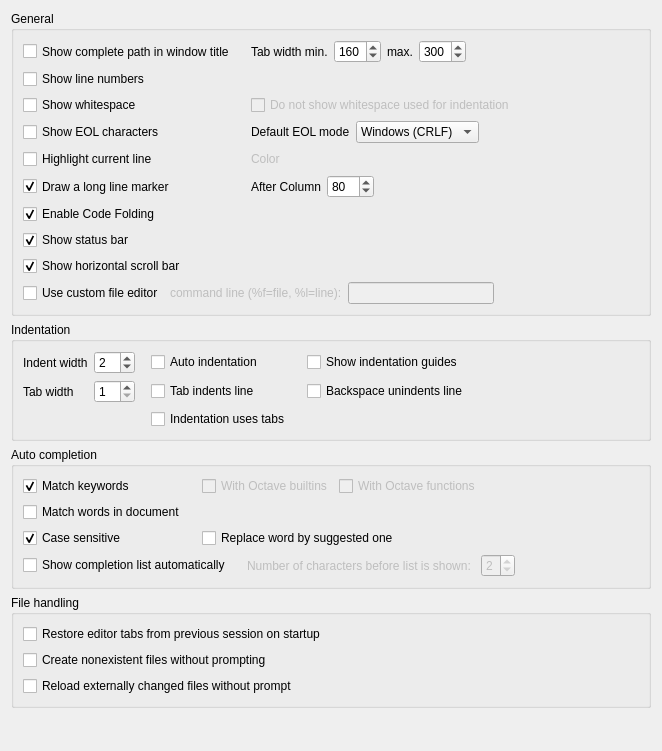
         <widget class="QWidget" name="scrollAreaWidgetContents">
          <property name="geometry">
           <rect>
            <x>0</x>
            <y>0</y>
            <width>662</width>
            <height>751</height>
           </rect>
          </property>
          <layout class="QVBoxLayout" name="verticalLayout_16">
           <item>
            <widget class="QGroupBox" name="groupBox_5">
             <property name="title">
              <string>General</string>
             </property>
             <layout class="QVBoxLayout" name="verticalLayout_13">
              <item>
               <layout class="QGridLayout" name="editor_common_settings_grid">
                <item row="5" column="0">
                 <widget class="QCheckBox" name="editor_highlightCurrentLine">
                  <property name="enabled">
                   <bool>true</bool>
                  </property>
                  <property name="sizePolicy">
                   <sizepolicy hsizetype="Minimum" vsizetype="Preferred">
                    <horstretch>0</horstretch>
                    <verstretch>0</verstretch>
                   </sizepolicy>
                  </property>
                  <property name="text">
                   <string>Highlight current line</string>
                  </property>
                 </widget>
                </item>
                <item row="6" column="2">
                 <layout class="QHBoxLayout" name="horizontalLayout_3">
                  <item>
                   <widget class="QLabel" name="editor_long_line_column_text">
                    <property name="text">
                     <string>After Column</string>
                    </property>
                   </widget>
                  </item>
                  <item>
                   <widget class="QSpinBox" name="editor_long_line_column">
                    <property name="sizePolicy">
                     <sizepolicy hsizetype="Preferred" vsizetype="Preferred">
                      <horstretch>0</horstretch>
                      <verstretch>0</verstretch>
                     </sizepolicy>
                    </property>
                    <property name="minimum">
                     <number>2</number>
                    </property>
                    <property name="maximum">
                     <number>256</number>
                    </property>
                    <property name="value">
                     <number>80</number>
                    </property>
                   </widget>
                  </item>
                  <item>
                   <spacer name="horizontalSpacer_7">
                    <property name="orientation">
                     <enum>Qt::Horizontal</enum>
                    </property>
                    <property name="sizeHint" stdset="0">
                     <size>
                      <width>40</width>
                      <height>20</height>
                     </size>
                    </property>
                   </spacer>
                  </item>
                 </layout>
                </item>
                <item row="3" column="0">
                 <widget class="QCheckBox" name="editor_ws_checkbox">
                  <property name="sizePolicy">
                   <sizepolicy hsizetype="Minimum" vsizetype="Preferred">
                    <horstretch>0</horstretch>
                    <verstretch>0</verstretch>
                   </sizepolicy>
                  </property>
                  <property name="text">
                   <string>Show whitespace</string>
                  </property>
                 </widget>
                </item>
                <item row="2" column="0">
                 <widget class="QCheckBox" name="editor_showLineNumbers">
                  <property name="enabled">
                   <bool>true</bool>
                  </property>
                  <property name="sizePolicy">
                   <sizepolicy hsizetype="Minimum" vsizetype="Preferred">
                    <horstretch>0</horstretch>
                    <verstretch>0</verstretch>
                   </sizepolicy>
                  </property>
                  <property name="text">
                   <string>Show line numbers</string>
                  </property>
                 </widget>
                </item>
                <item row="1" column="0">
                 <widget class="QCheckBox" name="editor_longWindowTitle">
                  <property name="sizePolicy">
                   <sizepolicy hsizetype="Preferred" vsizetype="Preferred">
                    <horstretch>0</horstretch>
                    <verstretch>0</verstretch>
                   </sizepolicy>
                  </property>
                  <property name="text">
                   <string>Show complete path in window title</string>
                  </property>
                 </widget>
                </item>
                <item row="3" column="2">
                 <widget class="QCheckBox" name="editor_ws_indent_checkbox">
                  <property name="enabled">
                   <bool>false</bool>
                  </property>
                  <property name="text">
                   <string>Do not show whitespace used for indentation</string>
                  </property>
                 </widget>
                </item>
                <item row="5" column="2">
                 <layout class="QGridLayout" name="editor_grid_current_line" rowstretch="0" columnstretch="0,0,0,0,0">
                  <property name="horizontalSpacing">
                   <number>12</number>
                  </property>
                  <property name="verticalSpacing">
                   <number>0</number>
                  </property>
                  <item row="0" column="1">
                   <widget class="QLabel" name="editor_label_cl_color">
                    <property name="enabled">
                     <bool>false</bool>
                    </property>
                    <property name="text">
                     <string>Color</string>
                    </property>
                   </widget>
                  </item>
                  <item row="0" column="3">
                   <spacer name="horizontalSpacer_11">
                    <property name="orientation">
                     <enum>Qt::Horizontal</enum>
                    </property>
                    <property name="sizeType">
                     <enum>QSizePolicy::Fixed</enum>
                    </property>
                    <property name="sizeHint" stdset="0">
                     <size>
                      <width>80</width>
                      <height>20</height>
                     </size>
                    </property>
                   </spacer>
                  </item>
                  <item row="0" column="4">
                   <spacer name="horizontalSpacer_9">
                    <property name="orientation">
                     <enum>Qt::Horizontal</enum>
                    </property>
                    <property name="sizeHint" stdset="0">
                     <size>
                      <width>40</width>
                      <height>20</height>
                     </size>
                    </property>
                   </spacer>
                  </item>
                 </layout>
                </item>
                <item row="1" column="2">
                 <layout class="QGridLayout" name="gridLayout_6">
                  <item row="0" column="0">
                   <widget class="QLabel" name="editor_lbl_min_tab_width">
                    <property name="text">
                     <string>Tab width min.</string>
                    </property>
                   </widget>
                  </item>
                  <item row="0" column="3">
                   <widget class="QSpinBox" name="editor_notebook_tab_width_min">
                    <property name="sizePolicy">
                     <sizepolicy hsizetype="Preferred" vsizetype="Preferred">
                      <horstretch>0</horstretch>
                      <verstretch>0</verstretch>
                     </sizepolicy>
                    </property>
                    <property name="minimum">
                     <number>80</number>
                    </property>
                    <property name="maximum">
                     <number>600</number>
                    </property>
                    <property name="singleStep">
                     <number>20</number>
                    </property>
                    <property name="value">
                     <number>160</number>
                    </property>
                   </widget>
                  </item>
                  <item row="0" column="6">
                   <spacer name="horizontalSpacer_25">
                    <property name="orientation">
                     <enum>Qt::Horizontal</enum>
                    </property>
                    <property name="sizeHint" stdset="0">
                     <size>
                      <width>40</width>
                      <height>20</height>
                     </size>
                    </property>
                   </spacer>
                  </item>
                  <item row="0" column="5">
                   <widget class="QSpinBox" name="editor_notebook_tab_width_max">
                    <property name="sizePolicy">
                     <sizepolicy hsizetype="Preferred" vsizetype="Preferred">
                      <horstretch>0</horstretch>
                      <verstretch>0</verstretch>
                     </sizepolicy>
                    </property>
                    <property name="minimum">
                     <number>180</number>
                    </property>
                    <property name="maximum">
                     <number>600</number>
                    </property>
                    <property name="singleStep">
                     <number>20</number>
                    </property>
                    <property name="value">
                     <number>300</number>
                    </property>
                   </widget>
                  </item>
                  <item row="0" column="4">
                   <widget class="QLabel" name="editor_lbl_max_tab_width">
                    <property name="text">
                     <string>max.</string>
                    </property>
                   </widget>
                  </item>
                 </layout>
                </item>
                <item row="1" column="1">
                 <spacer name="horizontalSpacer_24">
                  <property name="orientation">
                   <enum>Qt::Horizontal</enum>
                  </property>
                  <property name="sizeType">
                   <enum>QSizePolicy::Fixed</enum>
                  </property>
                  <property name="sizeHint" stdset="0">
                   <size>
                    <width>10</width>
                    <height>0</height>
                   </size>
                  </property>
                 </spacer>
                </item>
                <item row="6" column="0">
                 <widget class="QCheckBox" name="editor_long_line_marker">
                  <property name="sizePolicy">
                   <sizepolicy hsizetype="Minimum" vsizetype="Preferred">
                    <horstretch>0</horstretch>
                    <verstretch>0</verstretch>
                   </sizepolicy>
                  </property>
                  <property name="toolTip">
                   <string>This works well for monospaced fonts. The line is drawn at a position based on the width of a space character in the default font. It may not work very well if styles use proportional fonts or if varied font sizes or bold, italic and normal texts are used.</string>
                  </property>
                  <property name="text">
                   <string>Draw a long line marker</string>
                  </property>
                  <property name="checked">
                   <bool>true</bool>
                  </property>
                 </widget>
                </item>
                <item row="7" column="0">
                 <widget class="QCheckBox" name="cb_code_folding">
                  <property name="sizePolicy">
                   <sizepolicy hsizetype="Minimum" vsizetype="Preferred">
                    <horstretch>0</horstretch>
                    <verstretch>0</verstretch>
                   </sizepolicy>
                  </property>
                  <property name="text">
                   <string>Enable Code Folding</string>
                  </property>
                  <property name="checked">
                   <bool>true</bool>
                  </property>
                 </widget>
                </item>
                <item row="8" column="0">
                 <widget class="QCheckBox" name="cb_edit_status_bar">
                  <property name="sizePolicy">
                   <sizepolicy hsizetype="Minimum" vsizetype="Preferred">
                    <horstretch>0</horstretch>
                    <verstretch>0</verstretch>
                   </sizepolicy>
                  </property>
                  <property name="text">
                   <string>Show status bar</string>
                  </property>
                  <property name="checked">
                   <bool>true</bool>
                  </property>
                 </widget>
                </item>
                <item row="4" column="0">
                 <widget class="QCheckBox" name="cb_show_eol">
                  <property name="sizePolicy">
                   <sizepolicy hsizetype="Minimum" vsizetype="Preferred">
                    <horstretch>0</horstretch>
                    <verstretch>0</verstretch>
                   </sizepolicy>
                  </property>
                  <property name="text">
                   <string>Show EOL characters</string>
                  </property>
                 </widget>
                </item>
                <item row="4" column="2">
                 <layout class="QHBoxLayout" name="horizontalLayout_17">
                  <item>
                   <widget class="QLabel" name="label_22">
                    <property name="text">
                     <string>Default EOL mode</string>
                    </property>
                   </widget>
                  </item>
                  <item>
                   <widget class="QComboBox" name="combo_eol_mode">
                    <property name="sizePolicy">
                     <sizepolicy hsizetype="Preferred" vsizetype="Preferred">
                      <horstretch>0</horstretch>
                      <verstretch>0</verstretch>
                     </sizepolicy>
                    </property>
                    <property name="sizeAdjustPolicy">
                     <enum>QComboBox::AdjustToContents</enum>
                    </property>
                    <property name="minimumContentsLength">
                     <number>7</number>
                    </property>
                    <item>
                     <property name="text">
                      <string>Windows (CRLF)</string>
                     </property>
                    </item>
                    <item>
                     <property name="text">
                      <string>Mac (CR)</string>
                     </property>
                    </item>
                    <item>
                     <property name="text">
                      <string>Unix (LF)</string>
                     </property>
                    </item>
                   </widget>
                  </item>
                  <item>
                   <spacer name="horizontalSpacer_17">
                    <property name="orientation">
                     <enum>Qt::Horizontal</enum>
                    </property>
                    <property name="sizeHint" stdset="0">
                     <size>
                      <width>40</width>
                      <height>20</height>
                     </size>
                    </property>
                   </spacer>
                  </item>
                 </layout>
                </item>
                <item row="9" column="0">
                 <widget class="QCheckBox" name="cb_show_hscrollbar">
                  <property name="enabled">
                   <bool>true</bool>
                  </property>
                  <property name="sizePolicy">
                   <sizepolicy hsizetype="Minimum" vsizetype="Preferred">
                    <horstretch>0</horstretch>
                    <verstretch>0</verstretch>
                   </sizepolicy>
                  </property>
                  <property name="text">
                   <string>Show horizontal scroll bar</string>
                  </property>
                  <property name="checked">
                   <bool>true</bool>
                  </property>
                 </widget>
                </item>
               </layout>
              </item>
              <item>
               <layout class="QHBoxLayout" name="horizontalLayout">
                <item>
                 <widget class="QCheckBox" name="useCustomFileEditor">
                  <property name="enabled">
                   <bool>true</bool>
                  </property>
                  <property name="sizePolicy">
                   <sizepolicy hsizetype="Preferred" vsizetype="Fixed">
                    <horstretch>0</horstretch>
                    <verstretch>0</verstretch>
                   </sizepolicy>
                  </property>
                  <property name="text">
                   <string>Use custom file editor</string>
                  </property>
                 </widget>
                </item>
                <item>
                 <widget class="QLabel" name="customEditorLabel">
                  <property name="enabled">
                   <bool>false</bool>
                  </property>
                  <property name="text">
                   <string>command line (%f=file, %l=line):</string>
                  </property>
                 </widget>
                </item>
                <item>
                 <widget class="QLineEdit" name="customFileEditor">
                  <property name="enabled">
                   <bool>false</bool>
                  </property>
                  <property name="text">
                   <string/>
                  </property>
                 </widget>
                </item>
                <item>
                 <spacer name="horizontalSpacer_12">
                  <property name="orientation">
                   <enum>Qt::Horizontal</enum>
                  </property>
                  <property name="sizeHint" stdset="0">
                   <size>
                    <width>40</width>
                    <height>20</height>
                   </size>
                  </property>
                 </spacer>
                </item>
               </layout>
              </item>
             </layout>
            </widget>
           </item>
           <item>
            <widget class="QGroupBox" name="groupBox_6">
             <property name="title">
              <string>Indentation</string>
             </property>
             <layout class="QVBoxLayout" name="verticalLayout_28">
              <item>
               <layout class="QGridLayout" name="gridLayout_4">
                <item row="0" column="5">
                 <spacer name="horizontalSpacer_14">
                  <property name="orientation">
                   <enum>Qt::Horizontal</enum>
                  </property>
                  <property name="sizeType">
                   <enum>QSizePolicy::Fixed</enum>
                  </property>
                  <property name="sizeHint" stdset="0">
                   <size>
                    <width>10</width>
                    <height>0</height>
                   </size>
                  </property>
                 </spacer>
                </item>
                <item row="0" column="0">
                 <widget class="QLabel" name="label_13">
                  <property name="text">
                   <string>Indent width</string>
                  </property>
                 </widget>
                </item>
                <item row="2" column="4">
                 <widget class="QCheckBox" name="editor_tab_ind_checkbox">
                  <property name="text">
                   <string>Tab indents line</string>
                  </property>
                 </widget>
                </item>
                <item row="0" column="4">
                 <widget class="QCheckBox" name="editor_auto_ind_checkbox">
                  <property name="text">
                   <string>Auto indentation</string>
                  </property>
                 </widget>
                </item>
                <item row="0" column="2">
                 <widget class="QSpinBox" name="editor_ind_width_spinbox">
                  <property name="sizePolicy">
                   <sizepolicy hsizetype="Preferred" vsizetype="Preferred">
                    <horstretch>0</horstretch>
                    <verstretch>0</verstretch>
                   </sizepolicy>
                  </property>
                  <property name="minimum">
                   <number>1</number>
                  </property>
                  <property name="maximum">
                   <number>32</number>
                  </property>
                  <property name="value">
                   <number>2</number>
                  </property>
                 </widget>
                </item>
                <item row="2" column="0">
                 <widget class="QLabel" name="label_14">
                  <property name="text">
                   <string>Tab width</string>
                  </property>
                 </widget>
                </item>
                <item row="0" column="6">
                 <widget class="QCheckBox" name="editor_ind_guides_checkbox">
                  <property name="text">
                   <string>Show indentation guides</string>
                  </property>
                 </widget>
                </item>
                <item row="2" column="2">
                 <widget class="QSpinBox" name="editor_tab_width_spinbox">
                  <property name="sizePolicy">
                   <sizepolicy hsizetype="Preferred" vsizetype="Preferred">
                    <horstretch>0</horstretch>
                    <verstretch>0</verstretch>
                   </sizepolicy>
                  </property>
                  <property name="minimum">
                   <number>1</number>
                  </property>
                  <property name="maximum">
                   <number>32</number>
                  </property>
                 </widget>
                </item>
                <item row="2" column="6">
                 <widget class="QCheckBox" name="editor_bs_unind_checkbox">
                  <property name="text">
                   <string>Backspace unindents line</string>
                  </property>
                 </widget>
                </item>
                <item row="0" column="3">
                 <spacer name="horizontalSpacer_10">
                  <property name="orientation">
                   <enum>Qt::Horizontal</enum>
                  </property>
                  <property name="sizeType">
                   <enum>QSizePolicy::Fixed</enum>
                  </property>
                  <property name="sizeHint" stdset="0">
                   <size>
                    <width>10</width>
                    <height>0</height>
                   </size>
                  </property>
                 </spacer>
                </item>
                <item row="3" column="4">
                 <widget class="QCheckBox" name="editor_ind_uses_tabs_checkbox">
                  <property name="text">
                   <string>Indentation uses tabs</string>
                  </property>
                 </widget>
                </item>
                <item row="2" column="10">
                 <spacer name="horizontalSpacer_20">
                  <property name="orientation">
                   <enum>Qt::Horizontal</enum>
                  </property>
                  <property name="sizeHint" stdset="0">
                   <size>
                    <width>40</width>
                    <height>20</height>
                   </size>
                  </property>
                 </spacer>
                </item>
                <item row="0" column="10">
                 <spacer name="horizontalSpacer_13">
                  <property name="orientation">
                   <enum>Qt::Horizontal</enum>
                  </property>
                  <property name="sizeHint" stdset="0">
                   <size>
                    <width>40</width>
                    <height>20</height>
                   </size>
                  </property>
                 </spacer>
                </item>
               </layout>
              </item>
             </layout>
            </widget>
           </item>
           <item>
            <widget class="QGroupBox" name="groupBox_7">
             <property name="title">
              <string>Auto completion</string>
             </property>
             <layout class="QVBoxLayout" name="verticalLayout_29">
              <item>
               <layout class="QGridLayout" name="gridLayout_3">
                <item row="0" column="1">
                 <spacer name="horizontalSpacer_15">
                  <property name="orientation">
                   <enum>Qt::Horizontal</enum>
                  </property>
                  <property name="sizeType">
                   <enum>QSizePolicy::Fixed</enum>
                  </property>
                  <property name="sizeHint" stdset="0">
                   <size>
                    <width>10</width>
                    <height>0</height>
                   </size>
                  </property>
                 </spacer>
                </item>
                <item row="0" column="0">
                 <widget class="QCheckBox" name="editor_checkbox_ac_keywords">
                  <property name="enabled">
                   <bool>true</bool>
                  </property>
                  <property name="text">
                   <string>Match keywords</string>
                  </property>
                  <property name="checked">
                   <bool>true</bool>
                  </property>
                 </widget>
                </item>
                <item row="2" column="0">
                 <widget class="QCheckBox" name="editor_checkbox_ac_case">
                  <property name="enabled">
                   <bool>true</bool>
                  </property>
                  <property name="text">
                   <string>Case sensitive</string>
                  </property>
                  <property name="checked">
                   <bool>true</bool>
                  </property>
                 </widget>
                </item>
                <item row="1" column="0">
                 <widget class="QCheckBox" name="editor_checkbox_ac_document">
                  <property name="enabled">
                   <bool>true</bool>
                  </property>
                  <property name="text">
                   <string>Match words in document</string>
                  </property>
                 </widget>
                </item>
                <item row="2" column="2">
                 <widget class="QCheckBox" name="editor_checkbox_ac_replace">
                  <property name="enabled">
                   <bool>true</bool>
                  </property>
                  <property name="text">
                   <string>Replace word by suggested one</string>
                  </property>
                 </widget>
                </item>
                <item row="0" column="3">
                 <spacer name="horizontalSpacer_8">
                  <property name="orientation">
                   <enum>Qt::Horizontal</enum>
                  </property>
                  <property name="sizeHint" stdset="0">
                   <size>
                    <width>40</width>
                    <height>20</height>
                   </size>
                  </property>
                 </spacer>
                </item>
                <item row="2" column="3">
                 <spacer name="horizontalSpacer_19">
                  <property name="orientation">
                   <enum>Qt::Horizontal</enum>
                  </property>
                  <property name="sizeHint" stdset="0">
                   <size>
                    <width>40</width>
                    <height>20</height>
                   </size>
                  </property>
                 </spacer>
                </item>
                <item row="0" column="2">
                 <layout class="QHBoxLayout" name="horizontalLayout_14">
                  <item>
                   <widget class="QCheckBox" name="editor_checkbox_ac_builtins">
                    <property name="enabled">
                     <bool>false</bool>
                    </property>
                    <property name="text">
                     <string>With Octave builtins</string>
                    </property>
                   </widget>
                  </item>
                  <item>
                   <widget class="QCheckBox" name="editor_checkbox_ac_functions">
                    <property name="enabled">
                     <bool>false</bool>
                    </property>
                    <property name="text">
                     <string>With Octave functions</string>
                    </property>
                   </widget>
                  </item>
                 </layout>
                </item>
               </layout>
              </item>
              <item>
               <layout class="QGridLayout" name="gridLayout_10">
                <item row="0" column="2">
                 <widget class="QLabel" name="editor_label_ac_threshold">
                  <property name="enabled">
                   <bool>false</bool>
                  </property>
                  <property name="text">
                   <string>Number of characters before list is shown: </string>
                  </property>
                 </widget>
                </item>
                <item row="0" column="3">
                 <widget class="QSpinBox" name="editor_spinbox_ac_threshold">
                  <property name="enabled">
                   <bool>false</bool>
                  </property>
                  <property name="toolTip">
                   <string/>
                  </property>
                  <property name="whatsThis">
                   <string/>
                  </property>
                  <property name="suffix">
                   <string/>
                  </property>
                  <property name="minimum">
                   <number>1</number>
                  </property>
                  <property name="maximum">
                   <number>6</number>
                  </property>
                  <property name="value">
                   <number>2</number>
                  </property>
                 </widget>
                </item>
                <item row="0" column="4">
                 <spacer name="horizontalSpacer_2">
                  <property name="orientation">
                   <enum>Qt::Horizontal</enum>
                  </property>
                  <property name="sizeHint" stdset="0">
                   <size>
                    <width>40</width>
                    <height>20</height>
                   </size>
                  </property>
                 </spacer>
                </item>
                <item row="0" column="0">
                 <widget class="QCheckBox" name="editor_codeCompletion">
                  <property name="enabled">
                   <bool>true</bool>
                  </property>
                  <property name="text">
                   <string>Show completion list automatically</string>
                  </property>
                  <property name="checked">
                   <bool>false</bool>
                  </property>
                 </widget>
                </item>
                <item row="0" column="1">
                 <spacer name="horizontalSpacer_31">
                  <property name="orientation">
                   <enum>Qt::Horizontal</enum>
                  </property>
                  <property name="sizeType">
                   <enum>QSizePolicy::Fixed</enum>
                  </property>
                  <property name="sizeHint" stdset="0">
                   <size>
                    <width>10</width>
                    <height>0</height>
                   </size>
                  </property>
                 </spacer>
                </item>
               </layout>
              </item>
             </layout>
            </widget>
           </item>
           <item>
            <widget class="QGroupBox" name="groupBox_8">
             <property name="title">
              <string>File handling</string>
             </property>
             <layout class="QVBoxLayout" name="verticalLayout_30">
              <item>
               <layout class="QVBoxLayout" name="verticalLayout_11">
                <property name="topMargin">
                 <number>0</number>
                </property>
                <property name="bottomMargin">
                 <number>0</number>
                </property>
                <item>
                 <widget class="QCheckBox" name="editor_restoreSession">
                  <property name="sizePolicy">
                   <sizepolicy hsizetype="Minimum" vsizetype="Fixed">
                    <horstretch>0</horstretch>
                    <verstretch>0</verstretch>
                   </sizepolicy>
                  </property>
                  <property name="text">
                   <string>Restore editor tabs from previous session on startup</string>
                  </property>
                 </widget>
                </item>
                <item>
                 <widget class="QCheckBox" name="editor_create_new file">
                  <property name="sizePolicy">
                   <sizepolicy hsizetype="Minimum" vsizetype="Fixed">
                    <horstretch>0</horstretch>
                    <verstretch>0</verstretch>
                   </sizepolicy>
                  </property>
                  <property name="text">
                   <string>Create nonexistent files without prompting</string>
                  </property>
                 </widget>
                </item>
                <item>
                 <widget class="QCheckBox" name="editor_reload_changed_files">
                  <property name="text">
                   <string>Reload externally changed files without prompt</string>
                  </property>
                 </widget>
                </item>
               </layout>
              </item>
             </layout>
            </widget>
           </item>
           <item>
            <spacer name="verticalSpacer_7">
             <property name="orientation">
              <enum>Qt::Vertical</enum>
             </property>
             <property name="sizeHint" stdset="0">
              <size>
               <width>20</width>
               <height>40</height>
              </size>
             </property>
            </spacer>
           </item>
          </layout>
         </widget>
